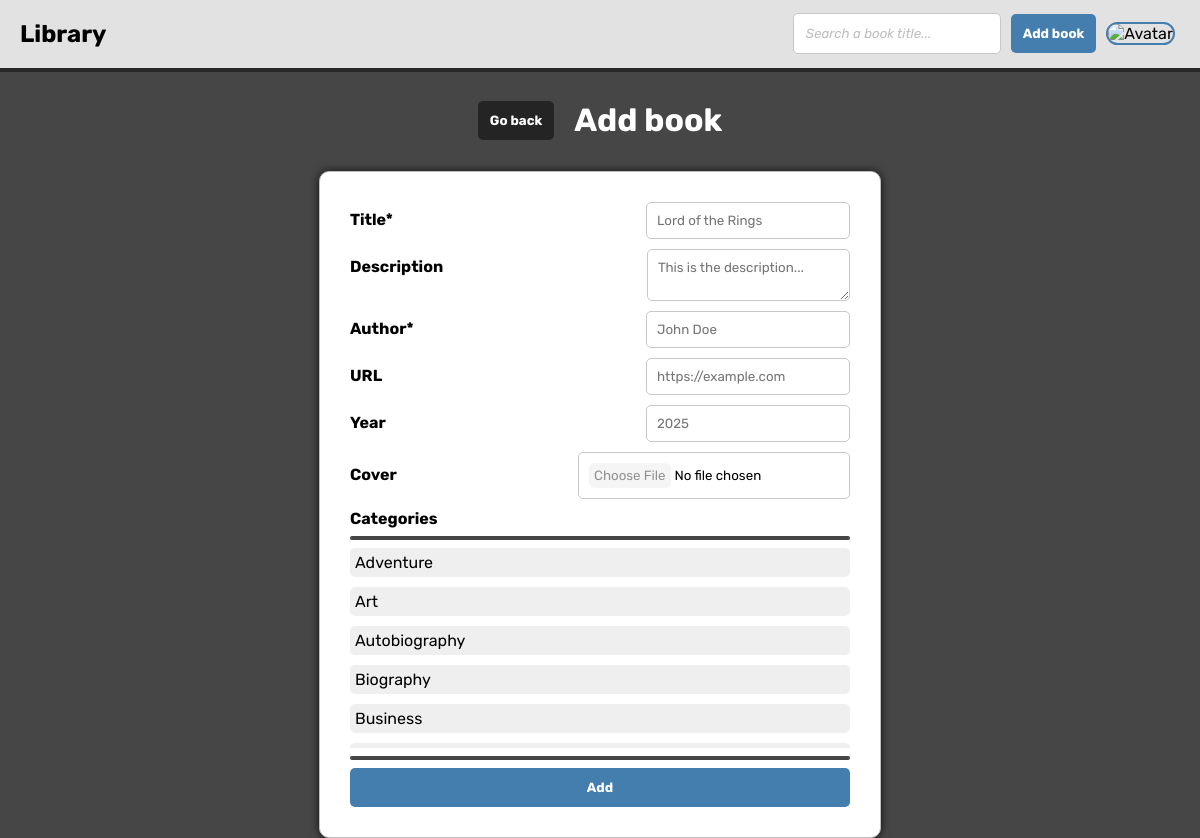
The app's page /book_form.php (signed in) with its own data.
### tables this page shows
CREATE TABLE IF NOT EXISTS categories (
    id INT AUTO_INCREMENT,
    name VARCHAR(100),
    description VARCHAR(255),
    CONSTRAINT pk_categories PRIMARY KEY (id)
);

### book_form.php (the view, shortened to what this page needs)
<?php
require 'connect.php';
if (!isset($_SESSION['isLogged'])) {
    header('Location: login_form.php');
    exit;
} else {
    $update = isset($_GET['update']) ? $_GET['update'] : NULL;
$sql = "SELECT id, name FROM categories ORDER BY name";
$get_categories = $conn->prepare($sql);
$get_categories->execute();
$result = $get_categories->fetchAll(PDO::FETCH_ASSOC);
}
?>
<!DOCTYPE html>
<html lang="es">
<head>
    <link rel="stylesheet" href="style.css">
</head>
<body>
    <?php include 'nav.php' ?>
    <div class="container">
        <div class="container-row" style="align-items: center; gap: 20px;">
            <?php
                if ($update == "yes") echo "<a href='book.php?id=" .  htmlspecialchars($book['id']) . "'><button class='back'> Go back </button></a>";
                else echo "<a href='index.php'><button class='back'> Go back </button></a>";
            ?>
            <h1><?php echo $update == "yes" ? "Edit book" : "Add book" ?></h1>
        </div>
        <form action="book_actions.php<?php if ($update == "yes") echo "?id=" . htmlspecialchars($book['id']) ?>" method="post" enctype="multipart/form-data">
            <div class="container-row">
                <label for="title"> Title* </label>
                <input type="text" name="title" placeholder="Lord of the Rings" id="title" value="<?php if ($update == "yes") echo htmlspecialchars($book['title']); else echo isset($_SESSION['book_title']) ? htmlspecialchars($_SESSION['book_title']) : ""; ?>" required>
            </div>
            <div class="container-row">
                <label for="description"> Description </label>
                <textarea name="description" placeholder="This is the description..." id="description"></textarea>
            </div>
            <div class="container-row">
                <label for="author"> Author* </label>
                <input type="text" name="author" placeholder="John Doe" id="author" value="<?php if ($update == "yes") echo htmlspecialchars($book['author']); else echo isset($_SESSION['book_author']) ? htmlspecialchars($_SESSION['book_author']) : ""; ?>">
            </div>
            <div class="container-row">
                <label for="url"> URL </label>
                <input type="url" name="url" placeholder="https://example.com" id="url" value="<?php if ($update == "yes") echo htmlspecialchars($book['URL']); else echo isset($_SESSION['book_url']) ? htmlspecialchars($_SESSION['book_url']) : ""; ?>">
            </div>
            <div class="container-row">
                <label for="year"> Year </label>
                <input type="number" name="year" placeholder="2025" min=1 id="year" value="<?php if ($update == "yes") echo (int)$book['year'] != NULL ?  htmlspecialchars((int)$book['year']) : ""; else echo isset($_SESSION['book_year']) ? htmlspecialchars($_SESSION['book_year']) : "";?>">
            </div>
            <div class="container-row">
                <label for="userfile"> Cover </label>
                <input type="file" name="userfile" id="userfile">
            </div>
            <b> Categories </b>
            <hr>
            <div class="scroll">
                <?php
                    foreach ($result as $category) {
                        echo "<label class='container-row categories'>";
                        echo "<span>" . htmlspecialchars($category['name']) . "</span>";
                        echo "</label>";
                    }
                ?>
            </div>
            <hr>
            <button name="action" type="submit" style="width: 100%;" <?php if ($update == "yes") echo "value='update'" ?>><?php echo $update == "yes" ? "Update" : "Add" ?></button>
        </form>
    </div>
</body>
</html>

### style.css (style rules this page uses)
html { height: 100vh; }
body { font-family: 'Rubik', sans-serif; margin-top: 80px; background-color: rgb(70, 70, 70); }
.container { display: flex; flex-direction: column; align-items: center; }
.container-row { display: flex; justify-content: space-between; align-items: baseline; margin-bottom: 10px; }
.categories { background-color: #EFEFEF; padding: 5px; border-radius: 5px; font-weight: normal; cursor: pointer; }
.container-row label { font-weight: bold; }
input[type="file"] { width: 50%; cursor: pointer; }
input, textarea, select { padding: 10px; border: 1px solid rgb(190, 190, 190); border-color: rgb(200, 200, 200); border-radius: 5px; font-family: 'Rubik', sans-serif; }
button { font-family: 'Rubik', sans-serif; padding: 12px; border-style: none; border-radius: 5px; background-color: rgb(67, 126, 175); font-weight: bold; color: white; transition: 0.25s; }
.back { background-color: #242424; }
h1 { color: white; }
form, .center-container { padding: 30px; box-shadow: 0 0 8px rgba(0, 0, 0, 0.8); border: 1px solid rgb(190, 190, 190); border-radius: 10px; width: 80%; max-width: 500px; background-color: white; }
.scroll { height: 200px; overflow-y: scroll; scrollbar-width: thin; }
hr { height: 4px; border: none; background-color: rgb(70, 70, 70); border-radius: 4px; }

### records on screen
categories: name "Adventure"
categories: name "Art"
categories: name "Autobiography"
categories: name "Biography"
categories: name "Business"
